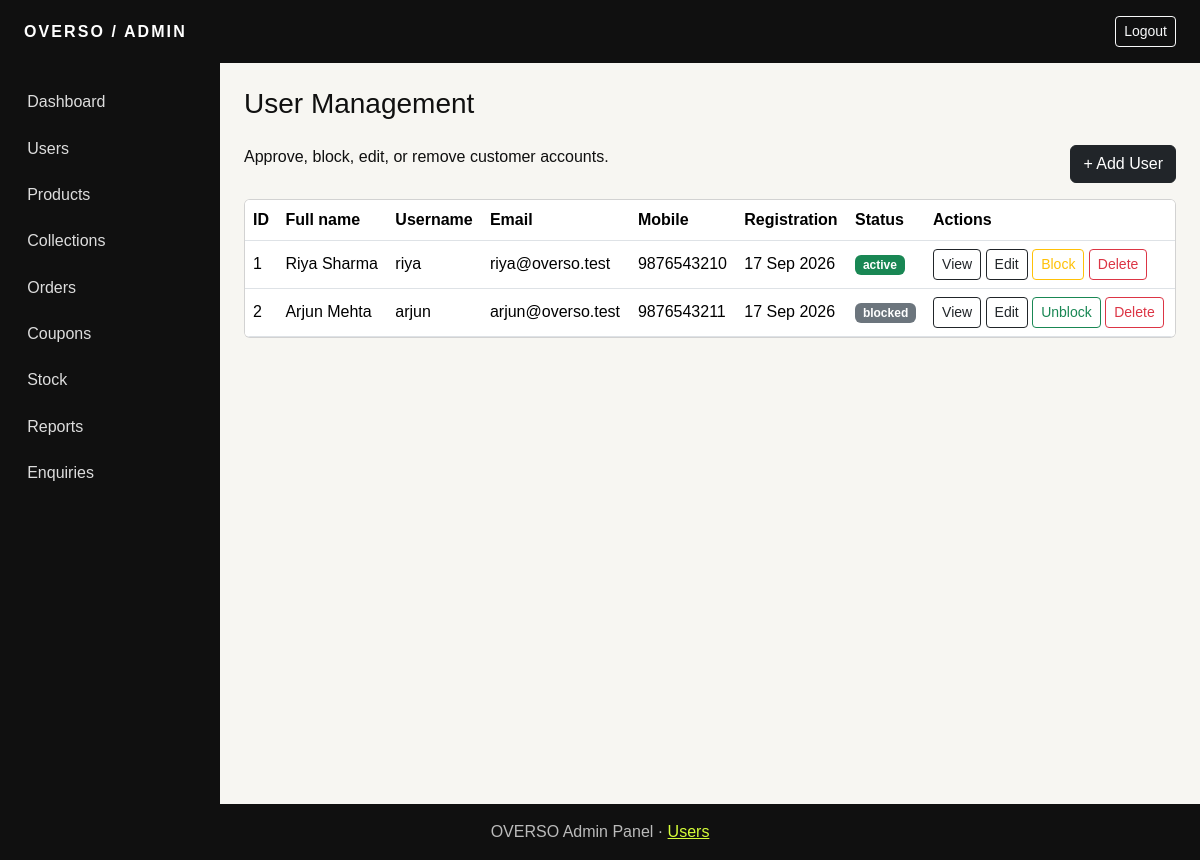
Page /admin/users.php (signed in) on the committed database.
### tables this page shows
CREATE TABLE users (id INT AUTO_INCREMENT PRIMARY KEY, full_name VARCHAR(100) NOT NULL, username VARCHAR(50) NOT NULL UNIQUE, email VARCHAR(120) NOT NULL UNIQUE, mobile VARCHAR(15) NOT NULL UNIQUE, password VARCHAR(255) NOT NULL, address TEXT, profile_image VARCHAR(255) DEFAULT NULL, status ENUM('blocked','active') NOT NULL DEFAULT 'blocked', created_at TIMESTAMP DEFAULT CURRENT_TIMESTAMP, INDEX(status));

### includes/functions.php (called while the page is built, shortened)
<?php
function e($value): string { return htmlspecialchars((string)$value, ENT_QUOTES, 'UTF-8'); }

### admin/users.php (the view)
<?php $pageTitle='User Management';require '../includes/admin-header.php';$pdo=db();$action=$_GET['action']??'';$id=(int)($_GET['id']??0);if($action==='toggle'&&$id){$pdo->prepare("UPDATE users SET status=IF(status='active','blocked','active') WHERE id=?")->execute([$id]);flash('success','User status updated.');go('admin/users.php');}if($action==='delete'&&$id){$pdo->prepare('DELETE FROM users WHERE id=?')->execute([$id]);flash('success','User deleted.');go('admin/users.php');}$users=$pdo->query('SELECT * FROM users ORDER BY created_at DESC')->fetchAll();$view=$id?$pdo->prepare('SELECT * FROM users WHERE id=?'):null;if($view){$view->execute([$id]);$view=$view->fetch();} ?>
<div class="d-flex justify-content-between mb-3"><p class="mb-0">Approve, block, edit, or remove customer accounts.</p><a class="btn btn-dark" href="add-user.php">+ Add User</a></div><?php if($view&&$action==='view'): ?><div class="alert alert-secondary"><b><?=e($view['full_name'])?></b> · <?=e($view['email'])?> · <?=e($view['mobile'])?><br><?=e($view['address'])?></div><?php endif ?><div class="card table-responsive"><table class="table align-middle mb-0"><thead><tr><th>ID</th><th>Full name</th><th>Username</th><th>Email</th><th>Mobile</th><th>Registration</th><th>Status</th><th>Actions</th></tr></thead><tbody><?php foreach($users as $u): ?><tr><td><?=$u['id']?></td><td><?=e($u['full_name'])?></td><td><?=e($u['username'])?></td><td><?=e($u['email'])?></td><td><?=e($u['mobile'])?></td><td><?=date('d M Y',strtotime($u['created_at']))?></td><td><span class="badge <?=$u['status']==='active'?'text-bg-success':'text-bg-secondary'?>"><?=e($u['status'])?></span></td><td class="text-nowrap"><a class="btn btn-sm btn-outline-dark" href="users.php?action=view&id=<?=$u['id']?>">View</a> <a class="btn btn-sm btn-outline-dark" href="edit-user.php?id=<?=$u['id']?>">Edit</a> <a class="btn btn-sm btn-outline-<?=$u['status']==='active'?'warning':'success'?>" href="users.php?action=toggle&id=<?=$u['id']?>"><?=$u['status']==='active'?'Block':'Unblock'?></a> <a class="btn btn-sm btn-outline-danger" data-confirm="Delete this user?" href="users.php?action=delete&id=<?=$u['id']?>">Delete</a></td></tr><?php endforeach ?></tbody></table></div><?php require '../includes/admin-footer.php'; ?>

### assets/css/style.css (style rules this page uses)
:root { --ink:#101010;--paper:#f7f6f2;--lime:#d6ff39 }
body { background:var(--paper);color:var(--ink);font-family:Arial,sans-serif }
.table { background:#fff }

### rows in the picture
users: id "1", full_name "Riya Sharma", username "riya", email "riya@overso.test", mobile "9876543210", created_at "17 Sep 2026", status "active", shows "Block"
users: id "2", full_name "Arjun Mehta", username "arjun", email "arjun@overso.test", mobile "9876543211", created_at "17 Sep 2026", status "blocked", shows "Unblock"

### other values in the picture
$pageTitle "User Management"
